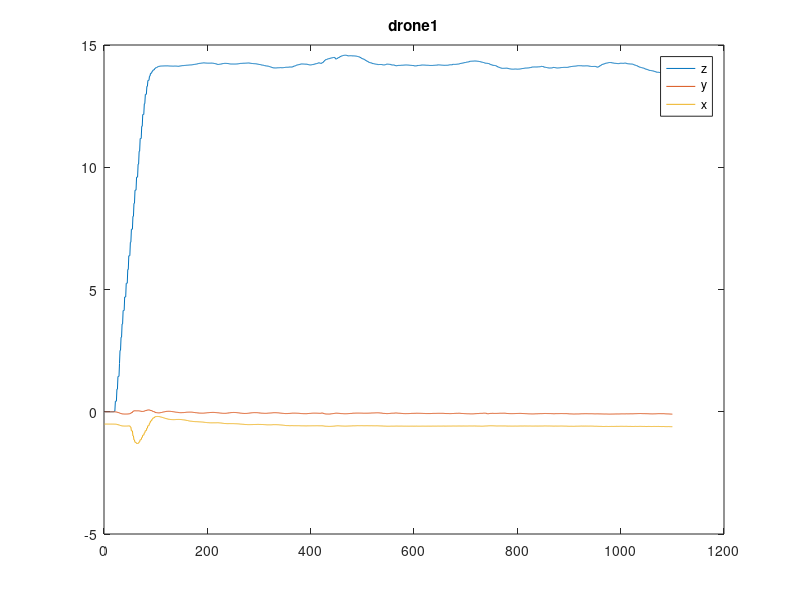
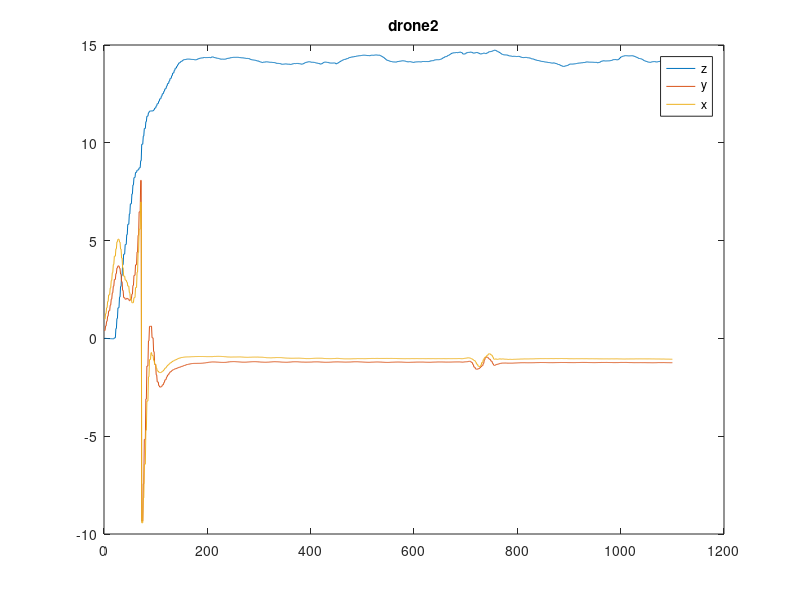
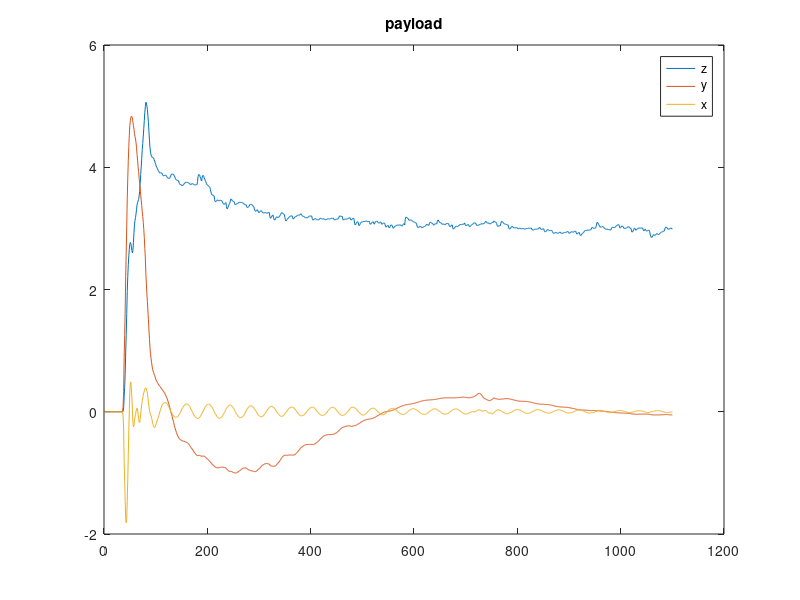

These charts were generated, in order, by the following MATLAB code:
clc;
clear;
% load('2');
% load('20220414/3uav-6N/3droneData_v8.mat');
load('20220414/2uav-9N/2droneSAData.mat');
figure();
plot(state_drone1(:,1,3));
hold on;
plot(state_drone1(:,1,2));
hold on;
plot(state_drone1(:,1,1));
hold on;
legend('z','y','x')
title("drone1")

figure();

plot(state_drone2(:,1,3));
hold on;
plot(state_drone2(:,1,2));
hold on;
plot(state_drone2(:,1,1));
hold on;
legend('z','y','x')
title("drone2")

figure();

plot(state_payload(:,1,3));
hold on;
plot(state_payload(:,1,2));
hold on;
plot(state_payload(:,1,1));
hold on;
legend('z','y','x')
title("payload")

% figure();
% plot(state_drone3(:,1,3));
% hold on;
% plot(state_drone3(:,1,2));
% hold on;
% plot(state_drone3(:,1,1));
% hold on;
% legend('z','y','x')
% title("drone3")

% save("3UAV-3/3droneData_v8.mat",'timestep','state_drone1',"state_drone2","state_drone3","state_payload","force_cable1","force_cable2", "force_cable3",...
%     "thrust_drone1","thrust_drone2","thrust_drone3","force_logger0","force_logger1","force_logger2","force_logger3","force_loggerAll","pwm2thrust1","pwm2thrust2","pwm2thrust3")
